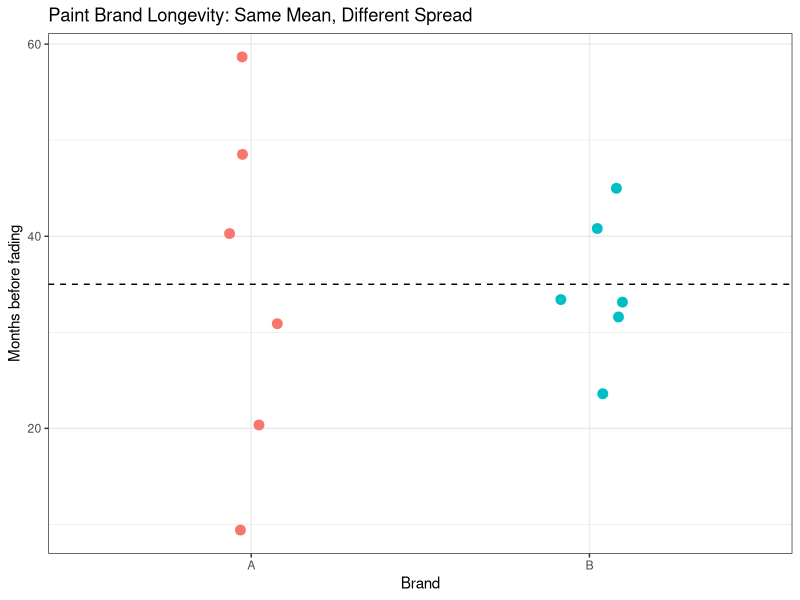
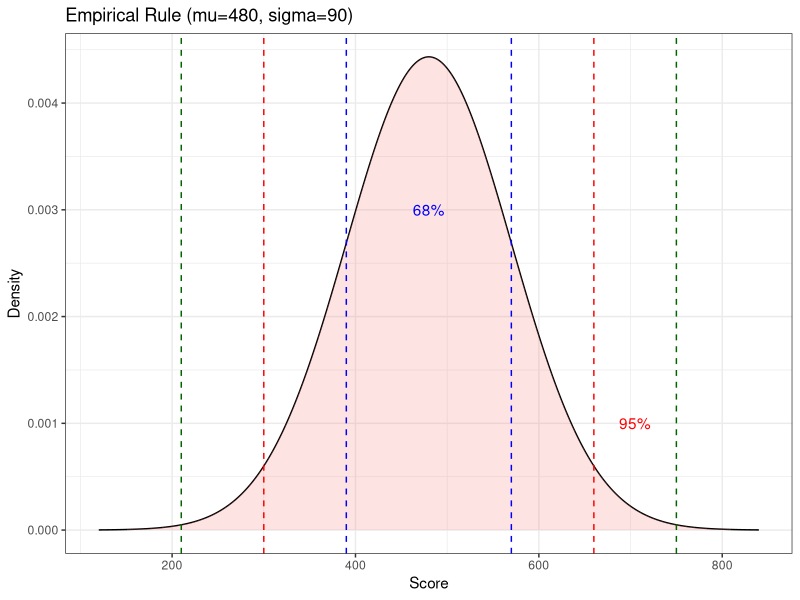
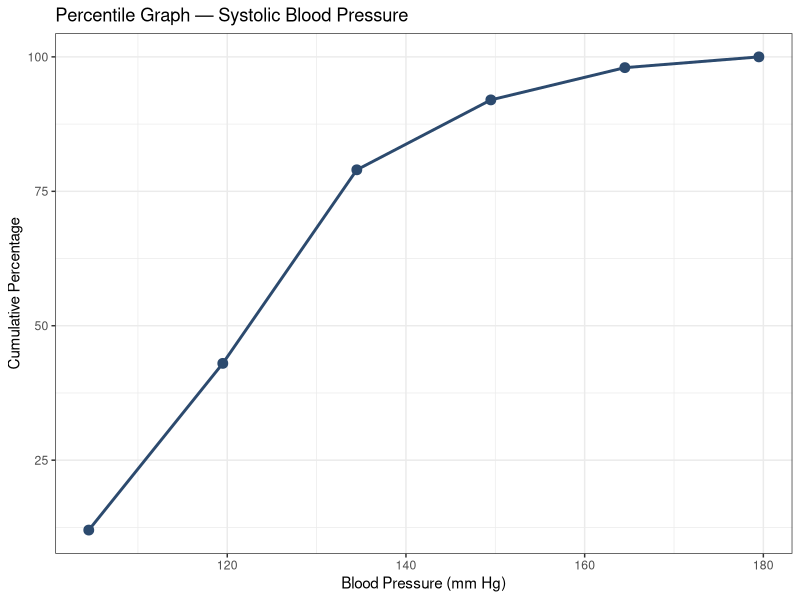
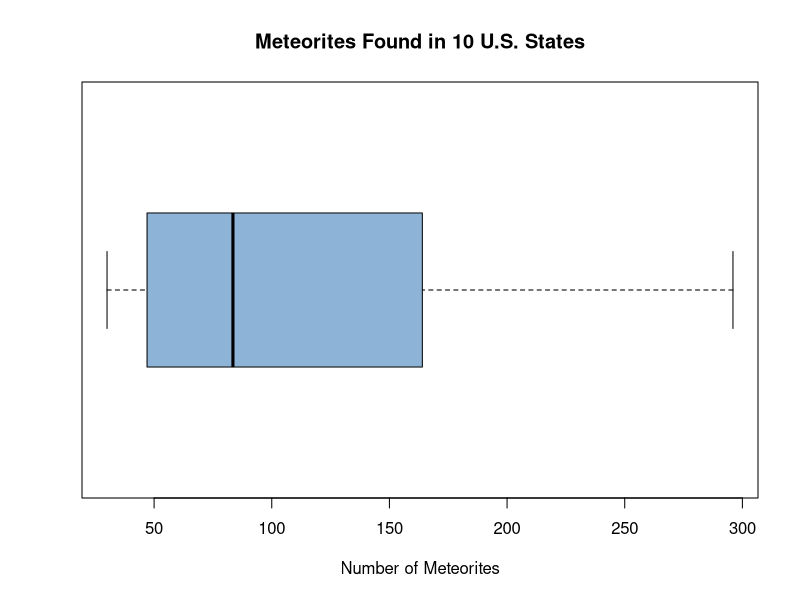
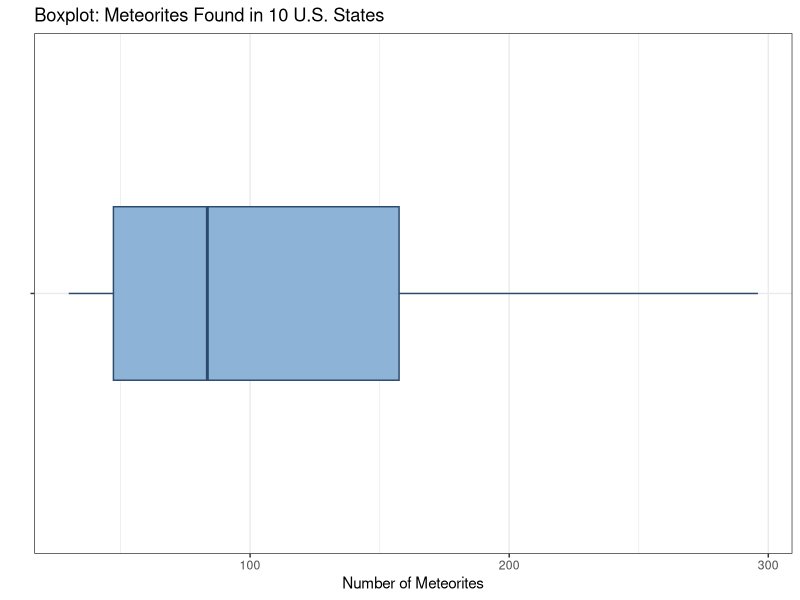
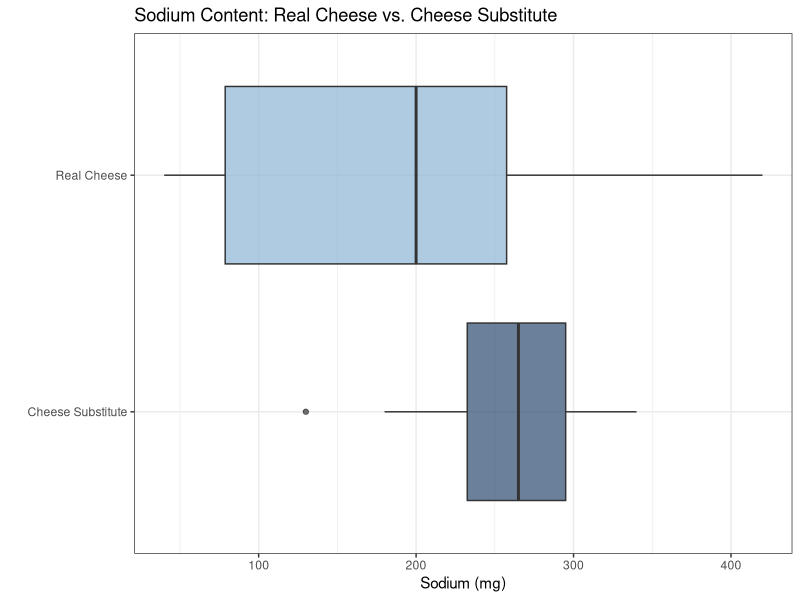

Recreate these plots in R, in order.
## ---- chunk 1
library(tidyverse)
## ---- chunk 2
days_off <- c(13, 15, 26, 36, 37, 42)

mean_val <- mean(days_off)
cat("Sum of values:", sum(days_off), "\n")
cat("Number of values:", length(days_off), "\n")
cat("Mean:", mean_val, "\n")
## ---- chunk 3
infections <- c(62, 58, 71, 70, 69, 58, 51, 64, 66, 80)
cat("Mean number of infections:", mean(infections), "\n")
cat("Sum:", sum(infections), "  n:", length(infections), "\n")
## ---- chunk 4
midpoints <- c(8, 13, 18, 23, 28, 33, 38)
freq      <- c(1,  2,  3,  5,  4,  3,  2)

df_grouped <- data.frame(midpoint = midpoints, f = freq) |>
  mutate(fXm = f * midpoint)

knitr::kable(df_grouped, col.names = c("Midpoint (Xm)", "Frequency (f)", "f · Xm"),
             caption = "Grouped Mean Calculation")
## ---- chunk 5
n    <- sum(freq)
xbar <- sum(df_grouped$fXm) / n
cat("\nn =", n, "  Sum(f·Xm) =", sum(df_grouped$fXm),
    "  Mean =", round(xbar, 1), "miles\n")
## ---- chunk 6
rooms <- c(713, 300, 618, 595, 311, 401, 292)
sorted <- sort(rooms)
cat("Sorted:", sorted, "\n")
cat("Median position:", (length(rooms)+1)/2, "\n")
cat("Median:", median(rooms), "\n")
## ---- chunk 7
fees <- c(25, 10, 8, 15, 5, 12, 14, 3)
sorted_fees <- sort(fees)
cat("Sorted:", sorted_fees, "\n")
cat("n =", length(fees), "(even) → average of positions",
    length(fees)/2, "and", length(fees)/2 + 1, "\n")
cat("Median:", median(fees), "\n")
## ---- chunk 8
tornadoes <- c(188, 967, 990, 1133, 630, 604, 294, 584, 276, 250, 451, 810)
asthma    <- c(345, 243, 111, 144, 280, 300, 213, 201, 403, 201)

cat("Tornadoes — sorted:", paste(sort(tornadoes), collapse=", "), "\n")
cat("Tornadoes median:", median(tornadoes), "\n\n")
cat("Asthma — sorted:", paste(sort(asthma), collapse=", "), "\n")
cat("Asthma median:", median(asthma), "\n")
## ---- chunk 9
mags <- c(3, 7, 8, 3, 1, 3)
cat("Sorted:", sort(mags), "\n")
cat("Median:", median(mags), "\n")
## ---- chunk 10
bonuses <- c(18, 14, 10, 10, 10, 7, 7, 3, 2, 2, 2, 8)

mode_tbl <- sort(table(bonuses), decreasing = TRUE)
print(mode_tbl)
cat("Mode: $", names(mode_tbl)[1], "million\n")
## ---- chunk 11
reactors <- c(104,104,104,104,104,107,109,109,109,110,109,111,112,111,109)
mode_tbl <- sort(table(reactors), decreasing = TRUE)
print(mode_tbl)
## ---- chunk 12
classes <- c("5.5-10.5","10.5-15.5","15.5-20.5","20.5-25.5",
             "25.5-30.5","30.5-35.5","35.5-40.5")
freq <- c(1,2,3,5,4,3,2)
df_mode <- data.frame(Class=classes, Frequency=freq)
knitr::kable(df_mode, caption="Miles Run per Week")
cat("\nModal class:", classes[which.max(freq)], "(frequency =", max(freq), ")\n")
## ---- chunk 13
county <- c("Westmoreland","Butler","Allegheny","Beaver","Lawrence")
boats  <- c(11008, 9147, 5765, 3342, 1478)
df_boats <- data.frame(County=county, Registrations=boats)
knitr::kable(df_boats, caption="Boat Registrations")
cat("\nMode (highest registrations):", county[which.max(boats)],
    "with", max(boats), "registrations\n")
## ---- chunk 14
salaries <- c(5000, 6000, 9000, 12000, 15000, 45000)
cat("Mean:  $", mean(salaries), "\n")
cat("Median: $", median(salaries), "\n")
# Mode
mode_s <- as.numeric(names(sort(table(salaries), decreasing=TRUE))[1])
cat("Mode:  No mode (all values unique)\n")
## ---- chunk 15
water_breaks <- c(2, 3, 6, 8, 4, 1, 3, 5, 7)
nfl_bonuses  <- c(18, 14, 10, 10, 10, 7, 7, 3, 2, 2, 2, 8)

midrange <- function(x) (min(x) + max(x)) / 2

cat("Water-line breaks midrange:", midrange(water_breaks), "breaks\n")
cat("NFL bonuses midrange: $", midrange(nfl_bonuses), "million\n")
## ---- chunk 16
courses <- c("English", "Math", "History", "Art")
grades  <- c(4, 2, 3, 1)         # A=4, B=3, C=2, D=1
credits <- c(3, 4, 3, 2)

df_gpa <- data.frame(Course=courses, Grade=grades, Credits=credits) |>
  mutate(w_X = Grade * Credits)
knitr::kable(df_gpa, col.names=c("Course","Grade Points","Credits","w × X"),
             caption="GPA Calculation")

gpa <- sum(df_gpa$w_X) / sum(credits)
cat("\nWeighted Mean (GPA):", round(gpa, 2), "\n")
## ---- chunk 17
A <- c(10, 60, 50, 30, 40, 20)
B <- c(35, 45, 30, 35, 40, 25)
cat("Brand A mean:", mean(A), "| Brand B mean:", mean(B), "\n")
## ---- chunk 18
data.frame(Brand = rep(c("A","B"), each=6),
           Months = c(A, B)) |>
  ggplot(aes(x = Brand, y = Months, color = Brand)) +
  geom_jitter(size=3, width=0.1) +
  geom_hline(yintercept=35, linetype="dashed") +
  labs(title="Paint Brand Longevity: Same Mean, Different Spread",
       y="Months before fading") +
  theme_bw() + theme(legend.position="none")
## ---- chunk 19
A <- c(10, 60, 50, 30, 40, 20)
B <- c(35, 45, 30, 35, 40, 25)

cat("Brand A range:", max(A) - min(A), "months\n")
cat("Brand B range:", max(B) - min(B), "months\n")
cat("\nBrand B is more consistent: range is less than half of Brand A's range.\n")
## ---- chunk 20
salaries <- c(100000, 40000, 30000, 25000, 15000, 18000)
cat("Minimum salary: $", min(salaries), "\n")
cat("Maximum salary: $", max(salaries), "\n")
cat("Range: $", max(salaries) - min(salaries), "\n")
## ---- chunk 21
A <- c(10, 60, 50, 30, 40, 20)
mu <- mean(A)
df_A <- data.frame(X = A) |>
  mutate(`X - mu` = X - mu,
         `(X-mu)^2` = (X - mu)^2)
knitr::kable(df_A, caption=paste("Brand A: mu =", mu))
## ---- chunk 22
sigma2 <- sum(df_A$`(X-mu)^2`) / length(A)
sigma  <- sqrt(sigma2)
cat("\nVariance (sigma^2):", round(sigma2, 1),
    "\nStandard deviation (sigma):", round(sigma, 1), "months\n")
## ---- chunk 23
B <- c(35, 45, 30, 35, 40, 25)
mu_B <- mean(B)
df_B <- data.frame(X = B) |>
  mutate(`X - mu` = X - mu_B,
         `(X-mu)^2` = (X - mu_B)^2)
knitr::kable(df_B, caption=paste("Brand B: mu =", mu_B))
## ---- chunk 24
sigma2_B <- sum(df_B$`(X-mu)^2`) / length(B)
sigma_B  <- sqrt(sigma2_B)
cat("\nVariance (sigma^2):", round(sigma2_B, 1),
    "\nStandard deviation (sigma):", round(sigma_B, 1), "months\n")
cat("\nBrand A sigma:", round(sqrt(1750/6), 1),
    "vs Brand B sigma:", round(sigma_B, 1),
    "→ Brand B is more consistent.\n")
## ---- chunk 25
auto <- c(11.2, 11.9, 12.0, 12.8, 13.4, 14.3)
n    <- length(auto)

sum_X  <- sum(auto)
sum_X2 <- sum(auto^2)

s2 <- (n * sum_X2 - sum_X^2) / (n * (n - 1))
s  <- sqrt(s2)

cat("n =", n, "\n")
cat("Sum(X) =", sum_X, "  Sum(X^2) =", sum_X2, "\n")
cat("s^2 =", round(s2, 3), "\n")
cat("s =", round(s, 2), "billion dollars\n")

# Verify with built-in function
cat("Verified with var():", round(var(auto), 3), "\n")
## ---- chunk 26
Xm   <- c(8, 13, 18, 23, 28, 33, 38)
f    <- c(1,  2,  3,  5,  4,  3,  2)
n    <- sum(f)

df_g <- data.frame(Xm, f) |>
  mutate(fXm = f * Xm, fXm2 = f * Xm^2)
knitr::kable(df_g, col.names=c("Xm","f","f·Xm","f·Xm²"),
             caption="Grouped Variance Table")
## ---- chunk 27
s2 <- (n * sum(df_g$fXm2) - sum(df_g$fXm)^2) / (n * (n - 1))
s  <- sqrt(s2)
cat("\nn =", n, "  Sum(f·Xm) =", sum(df_g$fXm),
    "  Sum(f·Xm^2) =", sum(df_g$fXm2))
cat("\nVariance s^2 =", round(s2, 1), "  Std Dev s =", round(s, 1), "miles\n")
## ---- chunk 28
cvar_sales <- (5 / 87) * 100
cvar_comm  <- (773 / 5225) * 100

cat("CVar (sales):", round(cvar_sales, 1), "%\n")
cat("CVar (commissions):", round(cvar_comm, 1), "%\n")
cat("\nConclusion: Commissions are more variable (larger CVar).\n")
## ---- chunk 29
cvar_pages <- (sqrt(23) / 132) * 100
cvar_ads   <- (sqrt(62) / 182) * 100

cat("CVar (pages):", round(cvar_pages, 1), "%\n")
cat("CVar (ads):", round(cvar_ads, 1), "%\n")
cat("\nConclusion: Advertisements are more variable.\n")
## ---- chunk 30
mu  <- 50000
sd  <- 10000
k   <- 2   # gives at least 75%

lower <- mu - k * sd
upper <- mu + k * sd
pct   <- (1 - 1/k^2) * 100

cat("k =", k, "→ at least", pct, "% of values\n")
cat("Price range: $", lower, "to $", upper, "\n")
## ---- chunk 31
mu  <- 0.25
sd  <- 0.02

# Distance from mean to boundary
diff <- 0.30 - mu
k    <- diff / sd
pct  <- (1 - 1/k^2) * 100

cat("Distance from mean to boundary: $", diff, "\n")
cat("k = distance / SD =", k, "\n")
cat("Minimum percentage: 1 - 1/k^2 =", pct, "%\n")
## ---- chunk 32
mu <- 480; sigma <- 90
tibble(x = seq(mu - 4*sigma, mu + 4*sigma, length.out = 500),
       y = dnorm(x, mu, sigma)) |>
  ggplot(aes(x, y)) +
  geom_line() +
  geom_area(aes(fill = "99.7%"), alpha=0.2) +
  geom_vline(xintercept = c(mu-sigma, mu+sigma), color="blue", linetype=2) +
  geom_vline(xintercept = c(mu-2*sigma, mu+2*sigma), color="red", linetype=2) +
  geom_vline(xintercept = c(mu-3*sigma, mu+3*sigma), color="darkgreen", linetype=2) +
  annotate("text", x=mu, y=0.003, label="68%", color="blue") +
  annotate("text", x=mu+2.5*sigma, y=0.001, label="95%", color="red") +
  labs(title="Empirical Rule (mu=480, sigma=90)",
       x="Score", y="Density") +
  theme_bw() + theme(legend.position="none")
## ---- chunk 33
z_calc <- (65 - 50) / 10
z_hist <- (30 - 25) / 5

cat("Calculus z-score:", z_calc, "\n")
cat("History z-score:", z_hist, "\n")
cat("\nBoth z-scores are equal (1.5) → same relative performance.\n")
## ---- chunk 34
z_A <- (38 - 40) / 5
z_B <- (94 - 100) / 10

cat("Test A z-score:", z_A, "\n")
cat("Test B z-score:", z_B, "\n")
cat("\nConclusion: Test A score is relatively higher (z = -0.4 > -0.6)\n")
## ---- chunk 35
upper <- c(104.5, 119.5, 134.5, 149.5, 164.5, 179.5)
freq  <- c(24, 62, 72, 26, 12, 4)
cum_f <- cumsum(freq)
cum_pct <- (cum_f / sum(freq)) * 100

df_bp <- data.frame(upper, cum_f, cum_pct)
knitr::kable(df_bp, col.names=c("Upper Boundary","Cumulative Freq","Cumulative %"),
             caption="Systolic Blood Pressure — Percentile Table")
## ---- chunk 36
ggplot(df_bp, aes(x=upper, y=cum_pct)) +
  geom_line(color="#2c4a6e", linewidth=1) +
  geom_point(size=3, color="#2c4a6e") +
  labs(title="Percentile Graph — Systolic Blood Pressure",
       x="Blood Pressure (mm Hg)", y="Cumulative Percentage") +
  theme_bw()
## ---- chunk 37
scores <- c(18, 15, 12, 6, 8, 2, 3, 5, 20, 10)
n <- length(scores)

prank <- function(x, data) {
  below <- sum(data < x)
  ((below + 0.5) / length(data)) * 100
}

cat("Sorted scores:", paste(sort(scores), collapse=", "), "\n\n")
cat("Percentile rank of 12:", prank(12, scores), "\n")
cat("Percentile rank of 6:", prank(6, scores), "\n")
## ---- chunk 38
scores_sorted <- sort(c(18, 15, 12, 6, 8, 2, 3, 5, 20, 10))
n <- length(scores_sorted)
cat("Sorted scores:", scores_sorted, "\n\n")

# 25th percentile
c25 <- n * 25 / 100
cat("c for 25th percentile:", c25, "(not whole → round up to 3)\n")
cat("Value at position 3:", scores_sorted[3], "\n\n")

# 60th percentile
c60 <- n * 60 / 100
cat("c for 60th percentile:", c60, "(whole number → average positions 6 and 7)\n")
cat("Average of positions 6 and 7:", (scores_sorted[6] + scores_sorted[7])/2, "\n")
## ---- chunk 39
x <- c(15, 13, 6, 5, 12, 50, 22, 18)
xs <- sort(x)
cat("Sorted data:", xs, "\n\n")
## ---- chunk 40
Q2 <- median(xs)
lower <- xs[xs < Q2]
upper <- xs[xs > Q2]

Q1 <- median(lower)
Q3 <- median(upper)
IQR_val <- Q3 - Q1

cat("Q2 (median):", Q2, "\n")
cat("Lower half:", lower, "→ Q1 =", Q1, "\n")
cat("Upper half:", upper, "→ Q3 =", Q3, "\n")
cat("IQR:", IQR_val, "\n")
## ---- chunk 41
x <- c(5, 6, 12, 13, 15, 18, 22, 50)

Q1 <- 9; Q3 <- 20  # from Example 3-36
IQR_val <- Q3 - Q1

lower_fence <- Q1 - 1.5 * IQR_val
upper_fence <- Q3 + 1.5 * IQR_val
## ---- chunk 42
cat("Q1:", Q1, "  Q3:", Q3, "  IQR:", IQR_val, "\n")
cat("1.5 × IQR:", 1.5 * IQR_val, "\n")
cat("Lower fence:", lower_fence, "\n")
cat("Upper fence:", upper_fence, "\n\n")

outliers <- x[x < lower_fence | x > upper_fence]
cat("Values outside fences:", outliers, "\n")
cat("Conclusion: 50 is an outlier.\n")
## ---- chunk 43
meteorites <- c(89, 47, 164, 296, 30, 215, 138, 78, 48, 39)
xs <- sort(meteorites)
cat("Sorted:", xs, "\n")

five_num <- fivenum(meteorites)
names(five_num) <- c("Min","Q1","Median","Q3","Max")
print(five_num)
## ---- chunk 44
boxplot(meteorites, horizontal=TRUE,
        main="Meteorites Found in 10 U.S. States",
        xlab="Number of Meteorites",
        col="#8db4d6")
## ---- chunk 45
meteorites <- c(89, 47, 164, 296, 30, 215, 138, 78, 48, 39)

ggplot(data.frame(x = meteorites), aes(x = "", y = x)) +
  geom_boxplot(fill="#8db4d6", color="#2c4a6e", width=0.4) +
  coord_flip() +
  labs(title="Boxplot: Meteorites Found in 10 U.S. States",
       y="Number of Meteorites", x="") +
  theme_bw()
## ---- chunk 46
real  <- c(310, 420, 45, 40, 220, 240, 180, 90)
sub   <- c(270, 180, 250, 290, 130, 260, 340, 310)

cat("Real cheese five-number summary:\n")
print(fivenum(real))
cat("\nCheese substitute five-number summary:\n")
print(fivenum(sub))

df_cheese <- data.frame(
  sodium = c(real, sub),
  type   = rep(c("Real Cheese","Cheese Substitute"), each=8)
)
## ---- chunk 47
ggplot(df_cheese, aes(x=type, y=sodium, fill=type)) +
  geom_boxplot(alpha=0.7) +
  coord_flip() +
  scale_fill_manual(values=c("#2c4a6e","#8db4d6")) +
  labs(title="Sodium Content: Real Cheese vs. Cheese Substitute",
       y="Sodium (mg)", x="") +
  theme_bw() + theme(legend.position="none")
## ---- chunk 48
real <- c(310, 420, 45, 40, 220, 240, 180, 90)
sub  <- c(270, 180, 250, 290, 130, 260, 340, 310)

summary_df <- data.frame(
  Measure = c("Minimum","Q1","Median","Q3","Maximum","IQR"),
  `Real Cheese`    = c(min(real), quantile(real,0.25), median(real),
                       quantile(real,0.75), max(real),
                       IQR(real)),
  `Cheese Sub`     = c(min(sub), quantile(sub,0.25), median(sub),
                       quantile(sub,0.75), max(sub),
                       IQR(sub))
)
## ---- chunk 49
knitr::kable(summary_df, caption="Five-Number Summary Comparison")
